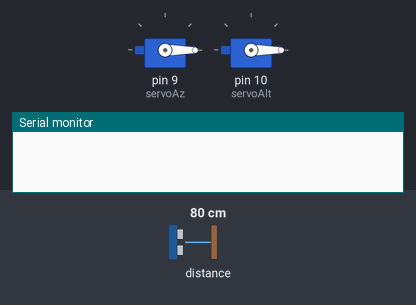
Bench run of a sketch on a simulated Arduino Nano, built with avr-gcc and run on an emulated ATmega328P. On the bench: 2 × servo, the last lines printed to the serial monitor. Inputs (shaded band) come from the test bench; at power-on: distance to the obstacle 80 cm.

Above: at 0.1 s.
At 6.6 s:
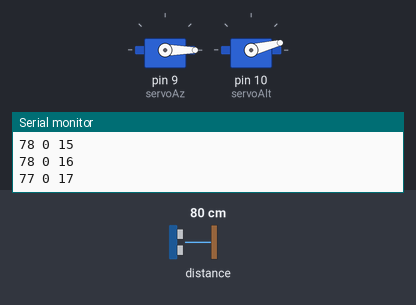
At 18.14 s:
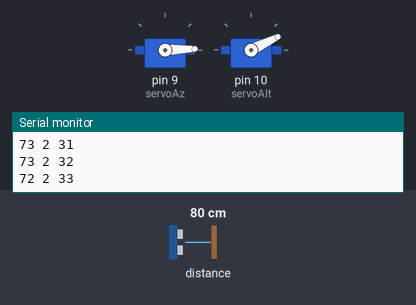
At 39.89 s:
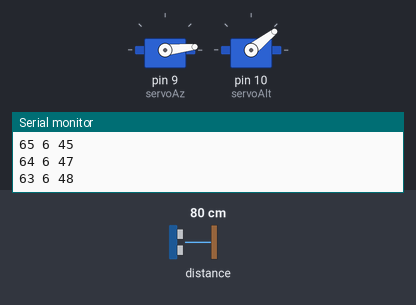
Timing chart, 0 to 40.0 s (numbered marks = the images above):
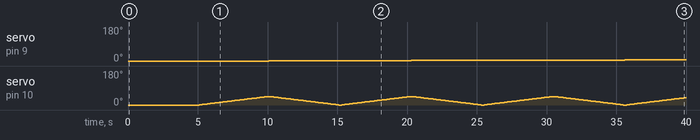

The sketch:

LMI.ino
```cpp
/* -----------------------------------------------------------------------------------------
Lidar Mapping Instrument (LMI; pronounced "Lemmy")

  By Jocelyn Reahl '19, Wellesley College

  Adapted from LidarTurret.ino by Charles Grassin
    Code and project found here: http://www.charleslabs.fr/en/project-3D+Lidar+Scanner

  Professor Wes Watters
    ASTR 202: Hands-On Planetary Exploration; Spring 2018

--------------------------------------------------------------

Some Considerations:
  The Altitude (ALT) motor can only reach an angle of 75°
  The Azimuth (AZ) motor can only rotate 180° (as of 5/21/2018 it is a standard servo motor)
    Future paths for the Azimuth motor involve implementing either:
      Parallax Feedback 360°™ continuous rotation servo motor with feedback pin (aka encoder) @ pin A0
        or
      Standard continuous rotation servo with timestamps
        or
      Bidirectional Stepper motor with 0.9° full step increments

--------------------------------------------------------------

Instructions for Use (with already constructed LMI):
  1) Download the Arduino IDE: https://www.arduino.cc/en/Main/Software
    (you've probably already completed this step)

  2) Download the following libraries (Make sure to reboot the IDE when you download them):
    How to Download Libraries: https://learn.sparkfun.com/tutorials/installing-an-arduino-library
    Servo.h (Runs your servos; typically already comes w/IDE): https://github.com/arduino-libraries/Servo
    Wire.h (Allows Arduino to communicate w/I2C devices; typically already comes w/IDE): https://github.com/esp8266/Arduino/tree/master/libraries/Wire
    LIDARLite.h (Allows you to run your LIDARLite v3): https://github.com/garmin/LIDARLite_v3_Arduino_Library

  3) Plug in LMI's attached USB cord to your computer

  4) Check "Tools" tab on Arduino IDE and check that:
    Board = Arduino Nano
    Processor = ATmega328P
    Port = Something that has "usbserial" in it with a string of letters and numbers after it; nothing with "Bluetooth" in it
      If you are running Mac OS X, you'll need to download FTDI drivers
        Tutorial from SparkFun: https://learn.sparkfun.com/tutorials/how-to-install-ftdi-drivers/mac

  5) Click "Upload" (the button on that looks like an arrow pointing to the right)

  6) Open up Serial Monitor (button is on top right; looks like a magnifying glass) and make sure it's set to 115200 baud

  7) Data! Columns from left to right: x, y, and z coordinates; these are computed by the program from Range (r), theta, and phi angles.

  8) When scanner reaches the end of its scanning cycle, deselect "Autoscroll" on the Serial Monitor and hit Control (or "Command" if you're using Mac) + A to select all the data in the window

  9) Copy these data into a text file and save it.

  10) Plot these data in your favorite 3D plotting software after removing "> nack" values from the data set (these are random "hiccup" values)

  Can also use this program in conjunction with LidarViewer by Charles Grassin, which uses the Processing program
  This program is a great resource for demonstration and presentation, but don't expect to be able to save these results
    Download Processing here: https://processing.org/download/
    After uploading the Arduino code, upload the Processing LidarViewer code
    DO NOT open the Serial Monitor when you are using the Processing code - it's using the serial monitor and it'll get confused if both Processing and the serial monitor are open

-----------------------------------------------------------
General troubleshooting (Future Users: please add any other troubleshooting solutions you have! - Jocelyn Reahl)

"When in doubt, reboot!" - Jocelyn Reahl's dad

Still seeing the "Bluetooth" ports even after downloading FTDI drivers (this only applies if you've gotten this to work before)
  Reboot Arduino and reopen with LMI's USB cord UNPLUGGED

LMI stopped scanning in the middle of its scan! What the heck?!
  Check the Serial Monitor; if the last measurement was "> nack" then it got stuck there instead of recovering. Upload an empty Arduino sketch, wait for ~30 sec, and then re-upload this sketch.

(If using a continuous rotation servo for the Azimuth motor)
I told my continuous rotation servo to move from x degree to y degree in a for loop and it's just moving around like crazy! What did I do wrong?
  Continuous rotation servos, while able to run on the Servo.h library, interpret Servo.write(0) as rotating at full speed in one direction, Servo.write(180) as moving at full speed in the other direction, and Servo.write(90) as stationary

----------------------------------------------------------------------------------------- */
//Include Libraries downloaded in Step 2:
#include <Servo.h>
#include <Wire.h>
#include <LIDARLite.h>

#define DELAY_BETWEEN_SAMPLES 100 //Delay between each sample to avoid mechanical wobble

//Defining the size of the steps that AZ/ALT make in degrees (1 = full resolution); change the number after AZ_STEP/ALT_STEP in order to change the step size
#define AZ_STEP 1
#define ALT_STEP 1
#define MATH_PI 3.1415f //defining what pi is (for use in later calculations)

//Variables
LIDARLite myLidarLite;
Servo servoAz,servoAlt; //defines the Azimuth servo (servoAz) and Altitude servo (servoAlt)
char s[15];
int azAngle,altAngle; //defines the angles from the Alt/Az servos as integers for use in later calculations (the units for these angles are in radians)
int x,y,z,r; //sets x, y, z, and r as integers for use in later calculations
float theta,phi; //sets theta and phi as numbers that can have decimals for use in calculations that convert azAngle and altAngle from radians to degrees

void setup() {
  // Initialize Serial Monitor to display distance readings
  Serial.begin(115200); //Set serial monitor to 115200 baud

  //Servo initialization
  servoAz.attach(9); //attaches the Azimuth servo to digital pin 9 on Arduino Nano (D9)
  servoAlt.attach(10); //attaches the Altitude servo to digital pin 10 on Arduino Nano (D10)

  //Set Alt and Az servos to starting position 0°
  servoAz.write(0);
  servoAlt.write(0);

  //Lidar Lite v3 initialization
  //(details on the different settings can be found in the "GetDistanceI2C" example that comes with the LIDARLite library; using 0 (standard setting) is probably best for our purposes)
  myLidarLite.begin(0, true);
  myLidarLite.configure(0);
}

void loop() {
  delay(5000); //delay 5 seconds so you can open the Serial Monitor or start running the Processing program
  //Sweep Az servomotor
  for (azAngle = 0; azAngle <= 180; azAngle += AZ_STEP) //Don't change this unless you're using a different Az motor
  {
    servoAz.write(azAngle);

    //Sweep Alt servomotor. The direction depends on the current directory
    if(altAngle < 23) //This is the max altAngle that is swept divided by 2 (and rounded up for numbers ending in .5); note that the max altAngle is 75)
    {
      for (altAngle = 0; altAngle <= 45;altAngle+= ALT_STEP){
        servoAlt.write(altAngle);
        sendMeasurement();
      }
    } else {
      for (altAngle = 45; altAngle >= 0;altAngle-= ALT_STEP){
        servoAlt.write(altAngle);
        sendMeasurement();
      }
    }
  }
}

// Function to acquire, convert and send the measurement.
void sendMeasurement(){
  delay(DELAY_BETWEEN_SAMPLES);

  // Compute spherical coordinates
  r = myLidarLite.distance(false);
  theta = (float)azAngle * PI / 180.0f;
  phi = (float)altAngle * PI / 180.0f;

  // Convert and send them to the Serial Monitor
  sprintf(s,"%d %d %d\n\0",(int)(r*cos(phi)*cos(theta)),(int)(r*cos(phi)*sin(theta)),(int)(r*sin(phi)));
  Serial.print(s);
}
```

Measured:
- by itself, servo on pin 9 (servoAz): moves from 0° to 6° over 25.5 s
